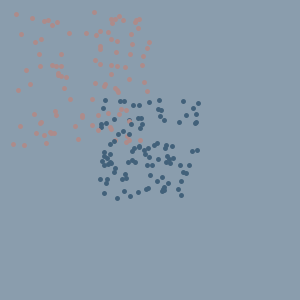
Frame 1 (no input)
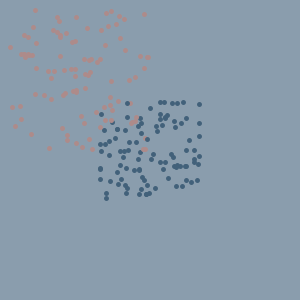
Frame 60 (the mouse pressed at the canvas centre just before this capture)
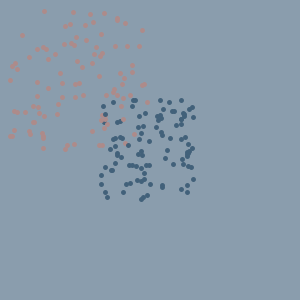
Frame 120 (the mouse held since frame 60 and released just before this capture)

The Processing sketch that drew these frames (run headless with seeded random() and noise(); from frame 60 on, the mouse is pressed at the canvas centre):

// Processing sketch: processing_40890
// ── processing_40890.pde


stars [] stars = new stars[100];
float x1, x2, y1, y2;
color c1, c2;

void setup() {
  size(300, 300);
  smooth();

  int count = 0;

  // use a nested loop to set the variables for the Stars array
  for (int y=15;y<height;y+=30) {
    for (int x=15;x<width;x+=30) {
      stars[count] = new stars(100 * count); // use stars constructor, so each stars has different start
      stars[count].xpos = x;
      stars[count].ypos = y;
      count++;
    }
  }
}

void draw() {
  background(138, 157, 173);
  for (int i=0;i<stars.length;i++) {
    stars[i].update();
    stars[i].draw();
  }
}


class stars {
  color c = color(255, 30, 20, 60);
  float rot;
  float xpos;
  float ypos; 

  stars(float rot_) {
    // pass data from constructor to object
    rot = rot_;
  }

  void update() {

    //defines the area in which to draw and what color to use
    x1 = random(10, 150);
    y1 = random(10, 150);
    x2 = random(100, 200);
    y2 = random(100, 200);
    c1 = color(173, 139, 138);
    c2 = color(66, 97, 122);
  }

//draws the stars in the defined areas
  void draw() {
    frameRate (5);
    strokeWeight(5);
    stroke(c1);
    point(x1, y1);
    stroke(c2);
    point(x2, y2);
  }
}
